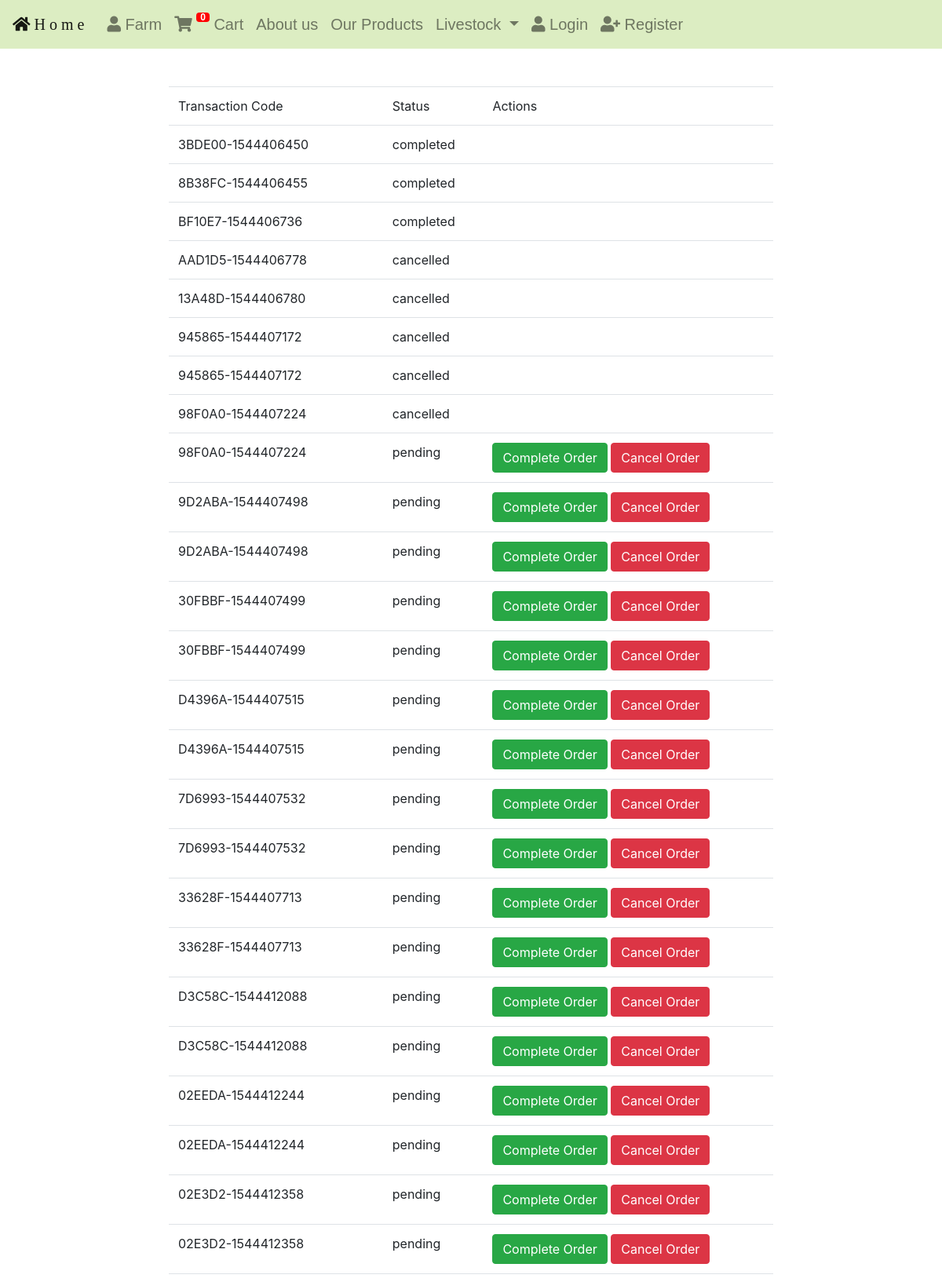
Screenshot of /views/orders.php (upper part) with the database file from the repository.
### tables this page shows
CREATE TABLE `orders` (
  `id` int(11) NOT NULL AUTO_INCREMENT,
  `user_id` int(11) NOT NULL,
  `transaction_code` varchar(255) NOT NULL,
  `purchase_date` date NOT NULL,
  `total` decimal(10,2) DEFAULT NULL,
  `status_id` int(11) NOT NULL,
  `payment_mode_id` int(11) NOT NULL,
  PRIMARY KEY (`id`),
  KEY `user_id` (`user_id`),
  KEY `status_id` (`status_id`),
  KEY `payment_mode_id` (`payment_mode_id`),
  CONSTRAINT `orders_ibfk_1` FOREIGN KEY (`user_id`) REFERENCES `users` (`id`),
  CONSTRAINT `orders_ibfk_2` FOREIGN KEY (`status_id`) REFERENCES `statuses` (`id`),
  CONSTRAINT `orders_ibfk_3` FOREIGN KEY (`payment_mode_id`) REFERENCES `payment_modes` (`id`)
);

CREATE TABLE `statuses` (
  `id` int(11) NOT NULL AUTO_INCREMENT,
  `name` varchar(255) NOT NULL,
  PRIMARY KEY (`id`)
);

### views/orders.php (the view, shortened to what this page needs)
<?php
require_once("../partials/start_body.php");
require_once("../partials/navbar.php");
?>
<div class="container-fluid">
	<div class="row">
		<div class="col-lg-8 offset-lg-2 mt-5">
			<table class="table table-striped">
				<thead>
					<tr>
						<td>Transaction Code</td>
						<td>Status</td>
						<td>Actions</td>
					</tr>
				</thead>
				<thead>
					<?php
					require_once("../controllers/connect.php");
					$order_query = "SELECT o.id, o.transaction_code, s.name AS status FROM orders o JOIN statuses s ON (o.status_id = s.id)";
					$orders = mysqli_query($conn, $order_query);
					foreach ($orders as $key => $indiv_order) { ?>
					<tr>
						<td><?php echo $indiv_order['transaction_code']; ?></td>
						<td><?php echo $indiv_order['status']; ?></td>
						<td>
							<?php
							if ($indiv_order['status']=="pending"){ ?>
							<a href="../controllers/complete_order.php?id=<?php echo $indiv_order['id']?>" class="btn btn-success">Complete Order</a>
							<a href="../controllers/cancel_order.php?id=<?php echo $indiv_order['id']?>" class="btn btn-danger">Cancel Order</a>
					<?php } ?>
						</td>
					</tr>
					<?php } ?>
				</thead>
			</table>
		</div>
	</div>
</div>

### views/style.css (style rules this page uses)
body { overflow-x: hidden; }

### rows the page displays
orders: transaction_code "3BDE00-1544406450", status.name "completed"
orders: transaction_code "8B38FC-1544406455", status.name "completed"
orders: transaction_code "BF10E7-1544406736", status.name "completed"
orders: transaction_code "AAD1D5-1544406778", status.name "cancelled"
orders: transaction_code "13A48D-1544406780", status.name "cancelled"
orders: transaction_code "945865-1544407172", status.name "cancelled"
orders: transaction_code "945865-1544407172", status.name "cancelled"
orders: transaction_code "98F0A0-1544407224", status.name "cancelled"
orders: transaction_code "98F0A0-1544407224", status.name "pending"
orders: transaction_code "9D2ABA-1544407498", status.name "pending"
orders: transaction_code "9D2ABA-1544407498", status.name "pending"
orders: transaction_code "30FBBF-1544407499", status.name "pending"
orders: transaction_code "30FBBF-1544407499", status.name "pending"
orders: transaction_code "D4396A-1544407515", status.name "pending"
orders: transaction_code "D4396A-1544407515", status.name "pending"
orders: transaction_code "7D6993-1544407532", status.name "pending"
orders: transaction_code "7D6993-1544407532", status.name "pending"
orders: transaction_code "33628F-1544407713", status.name "pending"
orders: transaction_code "33628F-1544407713", status.name "pending"
orders: transaction_code "D3C58C-1544412088", status.name "pending"
orders: transaction_code "D3C58C-1544412088", status.name "pending"
orders: transaction_code "02EEDA-1544412244", status.name "pending"
orders: transaction_code "02EEDA-1544412244", status.name "pending"
orders: transaction_code "02E3D2-1544412358", status.name "pending"
orders: transaction_code "02E3D2-1544412358", status.name "pending"
